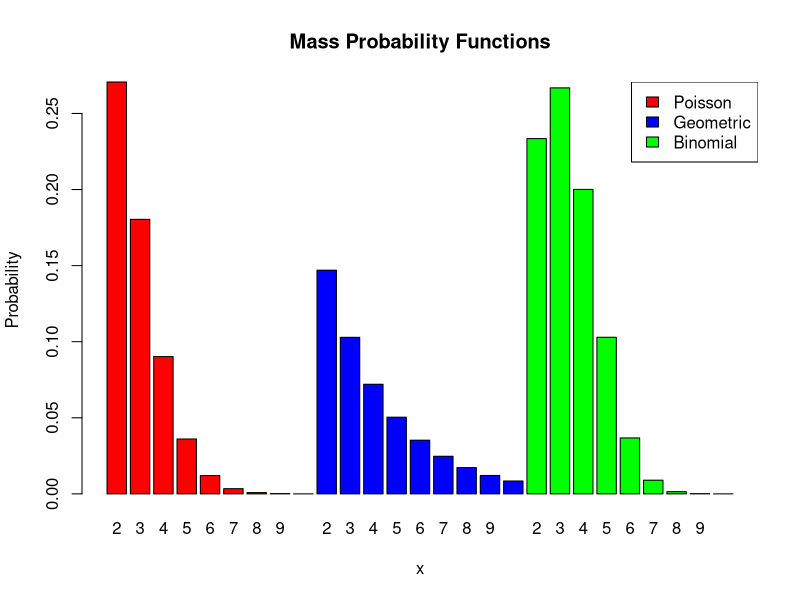
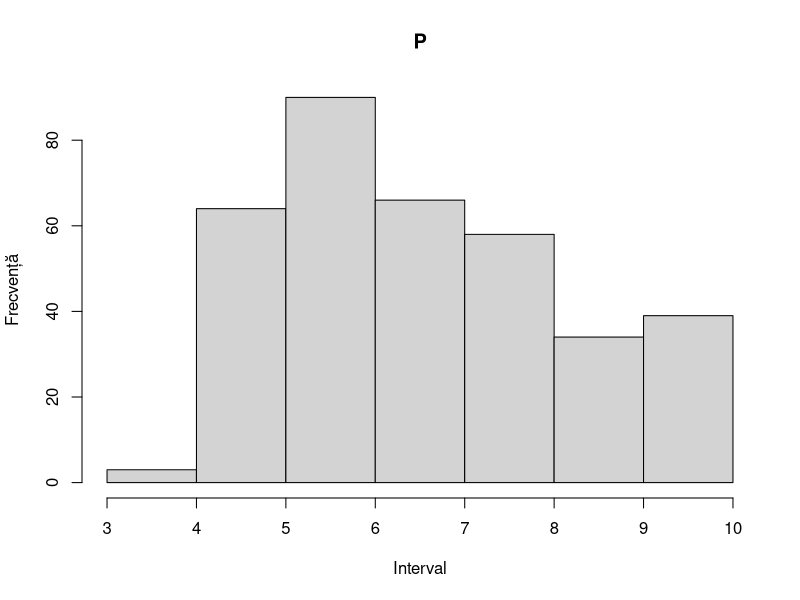
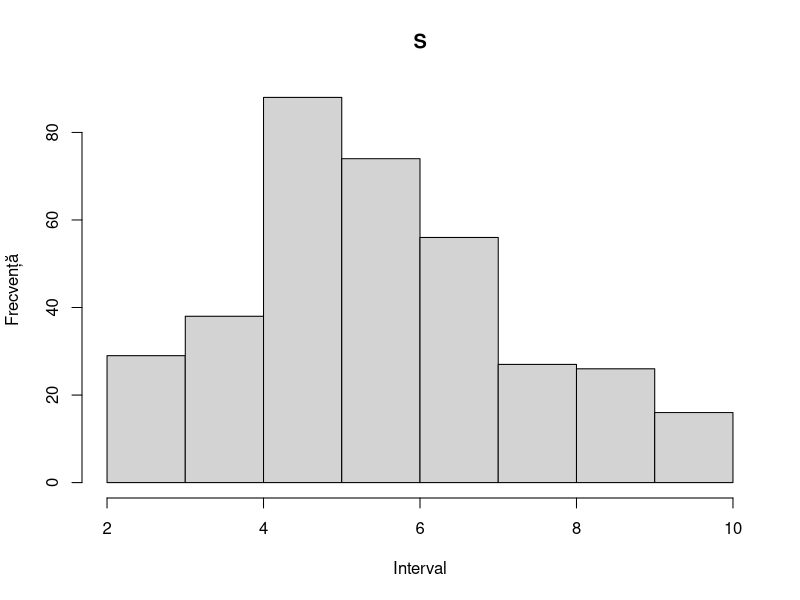

The R script that drew these images, in order:
#A1
#a

plot_probability_functions <- function(lambda, p, n, k) {
  x <- k:n
  poisson_prob <- dpois(x, lambda)
  geometric_prob <- dgeom(x, p)
  binomial_prob <- dbinom(x, n, p)
  
  data <- data.frame(x = rep(x, 3), 
                     Probability = c(poisson_prob, geometric_prob, binomial_prob), 
                     Distribution = rep(c("Poisson", "Geometric", "Binomial"), each = length(x)))
  
  barplot(data$Probability, names.arg = data$x, col = rep(c("red", "blue", "green"), each = length(x)),
          main = "Mass Probability Functions", xlab = "x", ylab = "Probability")
  legend("topright", legend = c("Poisson", "Geometric", "Binomial"), fill = c("red", "blue", "green"))
}
plot_probability_functions(lambda = 2, p = 0.3, n = 10, k = 2)

#b


p_odd <- pgeom(1, 0.1, lower.tail = FALSE)
p_greater_than_4 <- pgeom(3, 0.3, lower.tail = FALSE)
p_less_than_or_equal_to_20 <- pgeom(20, 0.2)

print(p_odd)
print(p_greater_than_4)
print(p_less_than_or_equal_to_20)



#c

lambda <- 2
k0 <- qpois(1 - 10^-7, lambda, lower.tail = FALSE)

print(k0)

#A2

#a


calculate_statistics <- function(file_name) {
  data <- read.csv("note.csv",header = T)
  
  P <- data$P
  S <- data$S
  median_P <- median(P)
  median_S <- median(S)
  mean_P <- mean(P)
  mean_S <- mean(S)
  sd_P <- sd(P)
  sd_S <- sd(S)
  quartile_P <- quantile(P, probs = c(0.25, 0.75))
  quartile_S <- quantile(S, probs = c(0.25, 0.75))
  cat("P - Mediana:", median_P, "\n")
  cat("P - Medie:", mean_P, "\n")
  cat("P - Deviația standard:", sd_P, "\n")
  cat("P - Cvartile:", quartile_P, "\n")
  cat("\n")
  cat("S - Mediana:", median_S, "\n")
  cat("S - Medie:", mean_S, "\n")
  cat("S - Deviația standard:", sd_S, "\n")
  cat("S - Cvartile:", quartile_S, "\n")
}
calculate_statistics("note.csv")

#b

remove_outliers <- function(file_name, sample_name) {
  data <- read.csv("note.csv",header=T)
  sample <- data[[sample_name]]
  q1 <- quantile(sample, probs = 0.25)
  q3 <- quantile(sample, probs = 0.75)
  iqr <- q3 - q1
  
  lower_threshold <- q1 - 1.5 * iqr
  upper_threshold <- q3 + 1.5 * iqr
  cleaned_sample <- sample[sample >= lower_threshold & sample <= upper_threshold]
  
  return(cleaned_sample)
}
cleaned_P <- remove_outliers("note.csv", "P")
cleaned_S <- remove_outliers("note.csv", "S")

#c

plot_histogram <- function(file_name, sample_name) {
  data <- read.csv("note.csv",header=T)
  sample <- data[[sample_name]]
  cleaned_sample <- remove_outliers(file_name, sample_name)
  hist(cleaned_sample, breaks = 9, xlab = "Interval", ylab = "Frecvență", main = sample_name)
}
plot_histogram("note.csv", "P")
plot_histogram("note.csv", "S")